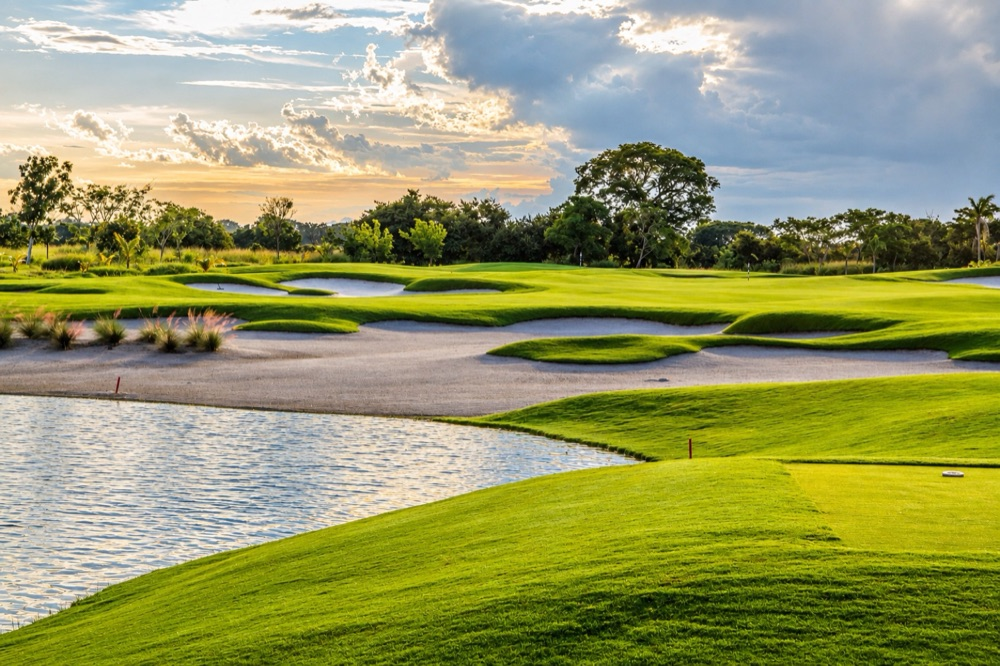
#> input picture _fuente-hijo/images/amenities/golf.jpg, 1000 x 666 px
$ python diferencia.py ../../_fuente-hijo/images/amenities/golf.jpg ../../_fuente-hijo/images/amenities/kids-club.jpg ../../_fuente-hijo/images/amenities/kids-club.jpg
#> lines starting #> are read from the running program, lines starting #| are printed output that depends on the picture
#!/usr/bin/env python3
"""Diferencia píxel a píxel entre dos capturas: % de píxeles distintos y mapa de calor.
  python3 -E tools/qa/diferencia.py A.png B.png [mapa.png]
"""
import sys

from PIL import Image, ImageChops


def comparar(a_ruta, b_ruta, mapa=None):
    a = Image.open(a_ruta).convert('RGB')
#> a is the input picture: PIL image 1000x666 RGB; mean R, G, B 150.3, 154.2, 101.1
    b = Image.open(b_ruta).convert('RGB')
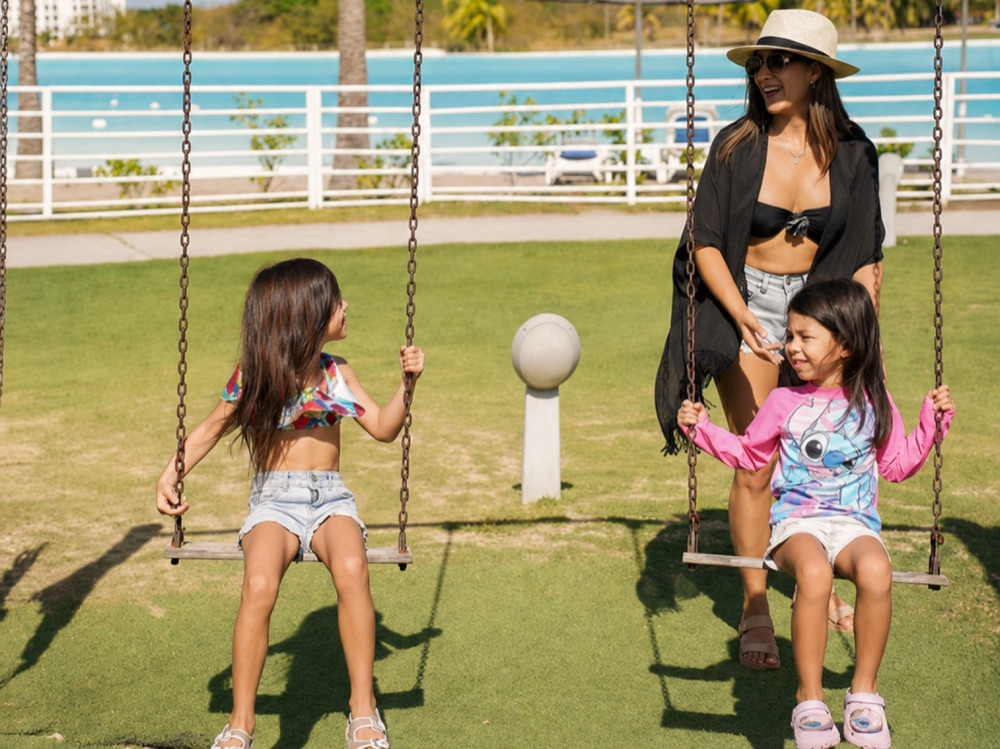
#> input picture _fuente-hijo/images/amenities/kids-club.jpg, 1000 x 749 px
#> b is the input picture: PIL image 1000x749 RGB; mean R, G, B 159.7, 148.8, 108.2
    if a.size != b.size:
        w, h = max(a.size[0], b.size[0]), max(a.size[1], b.size[1])
#> w = 1000; h = 749
        print('TAMAÑO DISTINTO: A=%s B=%s' % (a.size, b.size))
#| TAMAÑO DISTINTO: A=(1000, 666) B=(1000, 749)
        lienzo_a, lienzo_b = Image.new('RGB', (w, h), 'magenta'), Image.new('RGB', (w, h), 'magenta')
        lienzo_a.paste(a, (0, 0)); lienzo_b.paste(b, (0, 0))
#> after `lienzo_a.paste(a, (0, 0))`:
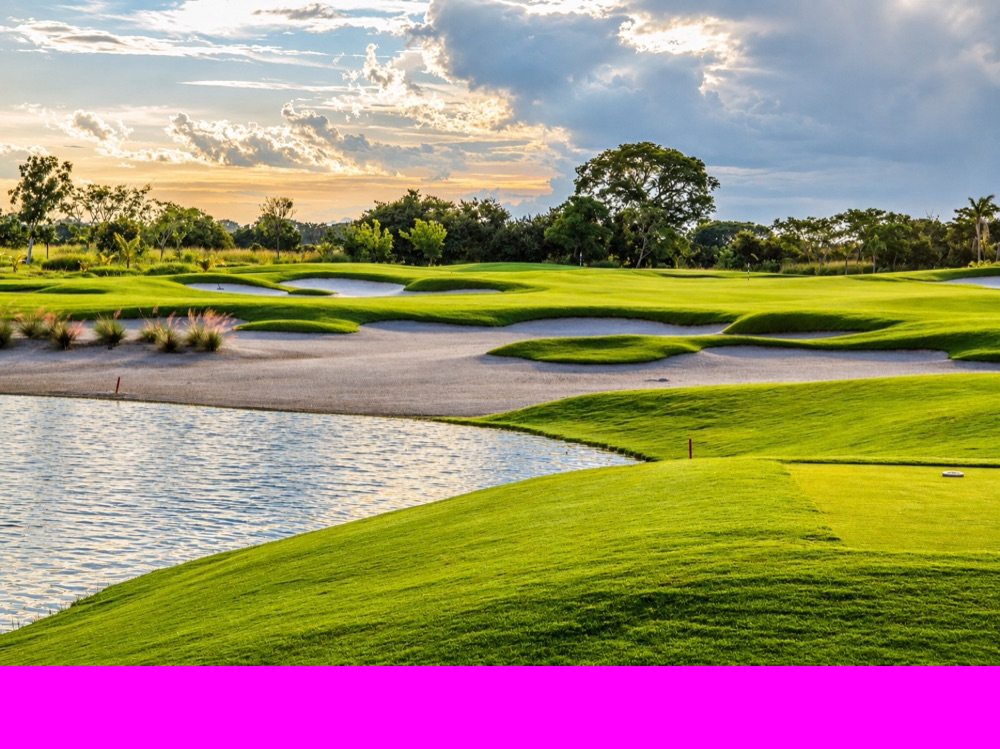
#> lienzo_a: PIL image 1000x749 RGB; mean R, G, B 161.9, 137.1, 118.2
        a, b = lienzo_a, lienzo_b
    d = ImageChops.difference(a, b).convert('L')
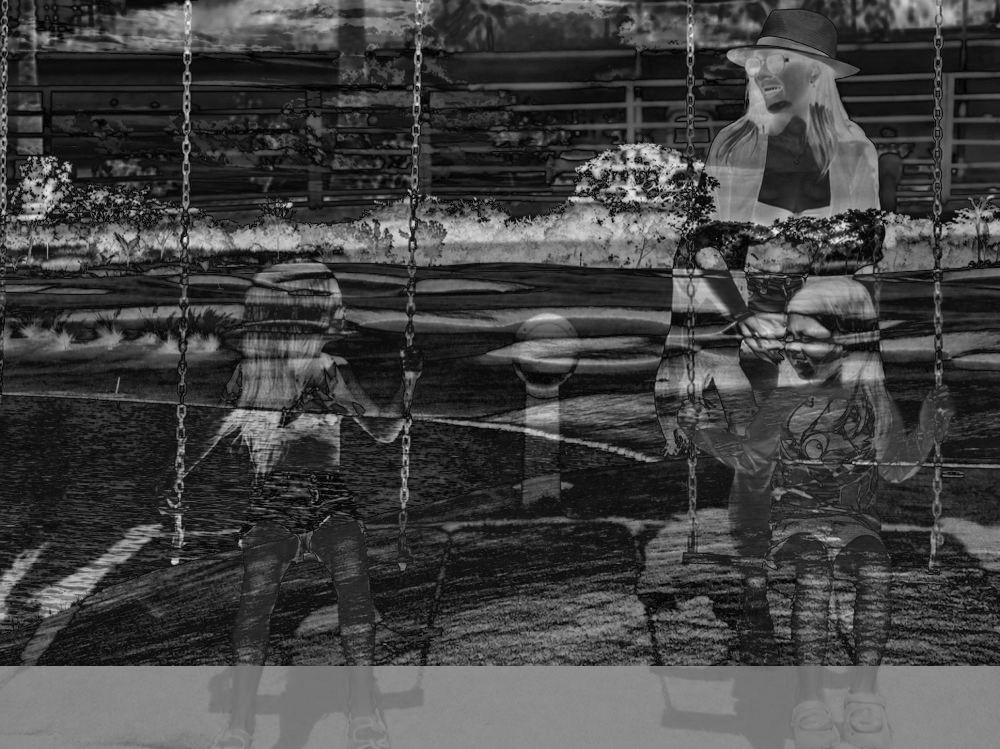
#> d: PIL image 1000x749 L; min 0, max 245, mean 67
    hist = d.histogram()
#> hist = 256 values, max 11316 at index 21, min 0 at index 238, mean 2925.8
    total = sum(hist)
#> total = 749000
    distintos = total - hist[0]
#> distintos = 748991
    fuertes = sum(hist[41:])
#> fuertes = 457788
    media = sum(i * n for i, n in enumerate(hist)) / total
#> media = 67.05
    caja = d.point(lambda v: 255 if v > 40 else 0).getbbox()
#> caja = (0, 0, 1000, 749)
    print('píxeles distintos: %.3f%% · fuertes(>40): %.4f%% · diferencia media: %.3f · zona fuerte: %s'
          % (100.0 * distintos / total, 100.0 * fuertes / total, media, caja))
#| píxeles distintos: 99.999% · fuertes(>40): 61.1199% · diferencia media: 67.046 · zona fuerte: (0, 0, 1000, 749)
    if mapa:
        rojo = Image.new('RGB', a.size, (255, 0, 0))
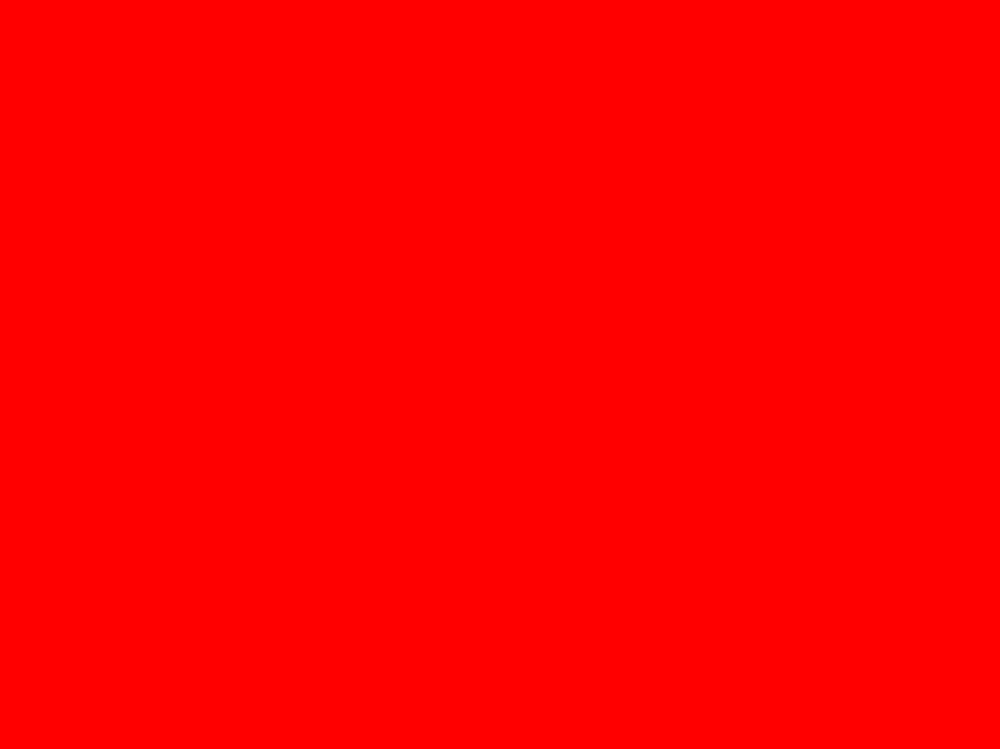
#> rojo: PIL image 1000x749 RGB; mean R, G, B 255, 0, 0
        base = a.convert('L').convert('RGB').point(lambda v: v // 3)
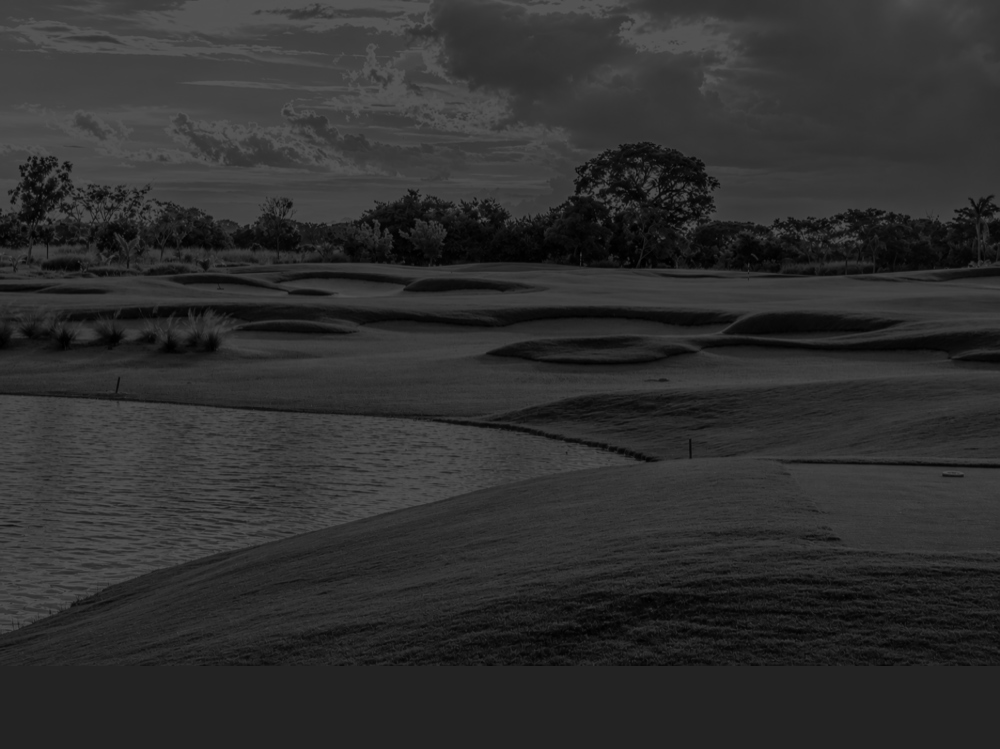
#> base: PIL image 1000x749 RGB; min 0, max 85, mean 47.1
        base.paste(rojo, mask=d.point(lambda v: 255 if v > 40 else 0))
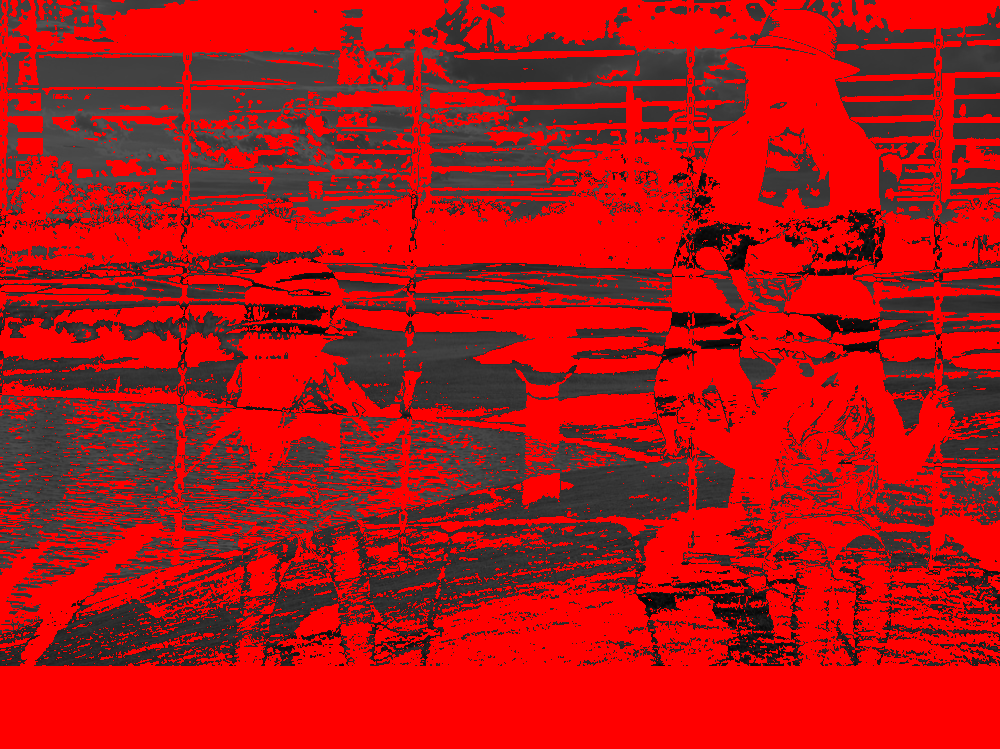
#> base: PIL image 1000x749 RGB; mean R, G, B 176.7, 20.8, 20.8
        base.save(mapa)
    return fuertes / total


if __name__ == '__main__':
    comparar(sys.argv[1], sys.argv[2], sys.argv[3] if len(sys.argv) > 3 else None)
